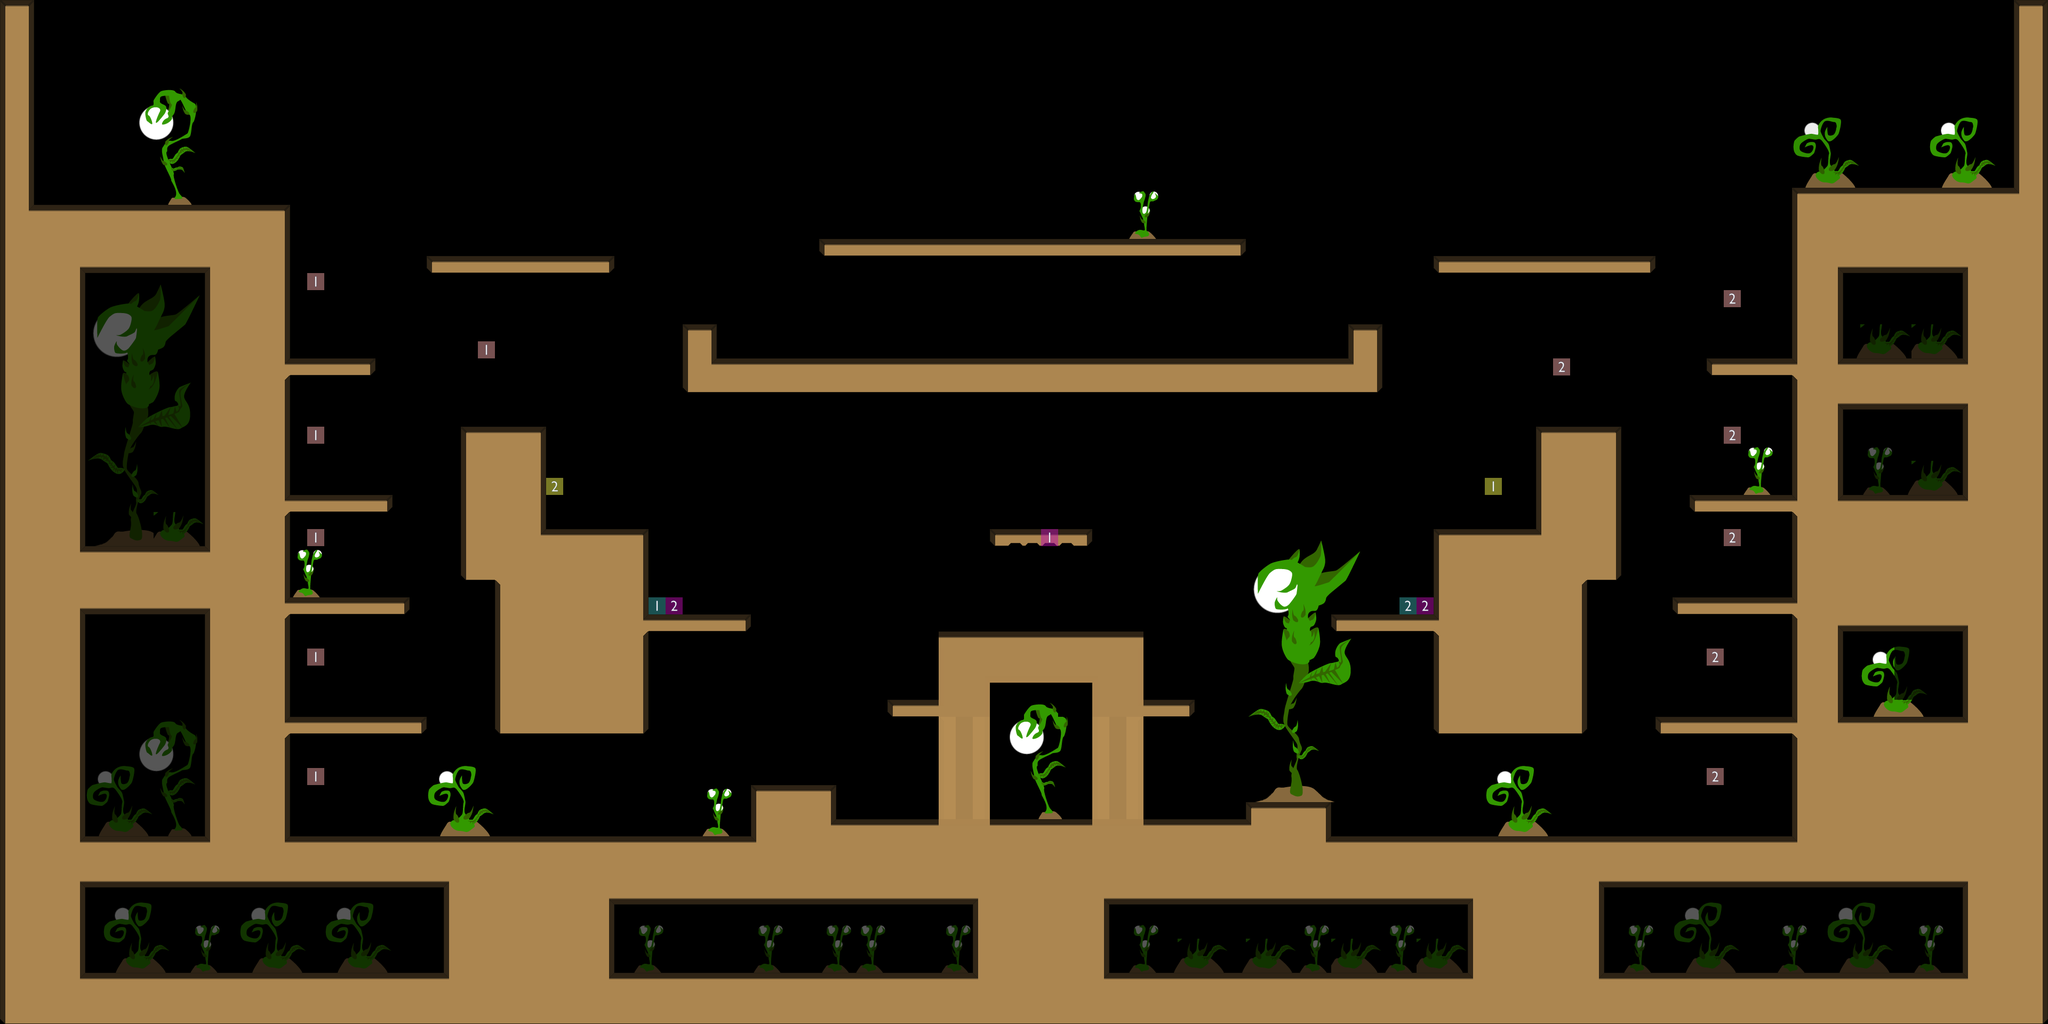

The image is a tile-based game level rendered from a .tmx file. Its description and source (layers, tilesets, objects; grid data summarised) follow:
An orthogonal 120x60 tile map with 32x32 px tiles, 4 tile layers (Hintergrund, Kollision, Vordergrund, Logik), 3 tilesets.

<map version="1.0" orientation="orthogonal" width="120" height="60" tilewidth="32" tileheight="32">
 <tileset firstgid="1" name="elemente_level_compact" tilewidth="32" tileheight="32">
  <image source="elemente_level_compact.png" />
 </tileset>
 <tileset firstgid="145" name="numbers" tilewidth="32" tileheight="32">
  <image source="numbers.png" />
 </tileset>
 <tileset firstgid="273" name="elemente_level_compact2" tilewidth="32" tileheight="32">
  <image source="elemente_level_compact2.png" />
 </tileset>
 <layer name="Hintergrund" width="120" height="60">
  <data>[7200 cells, 323 non-empty, 172 distinct tile ids]</data>
 </layer>
 <layer name="Kollision" width="120" height="60" opacity="0.34">
  <data>[7200 cells, 2878 non-empty, 191 distinct tile ids]</data>
 </layer>
 <layer name="Vordergrund" width="120" height="60" opacity="0.93">
  <data>[7200 cells, 2535 non-empty, 55 distinct tile ids]</data>
 </layer>
 <layer name="Logik" width="120" height="60">
  <data>[7200 cells, 19 non-empty, 8 distinct tile ids]</data>
 </layer>
</map>
